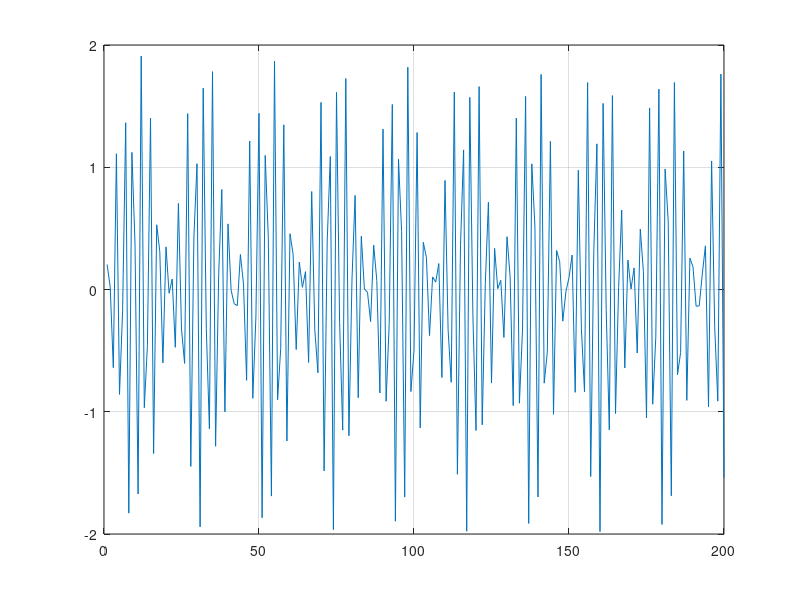
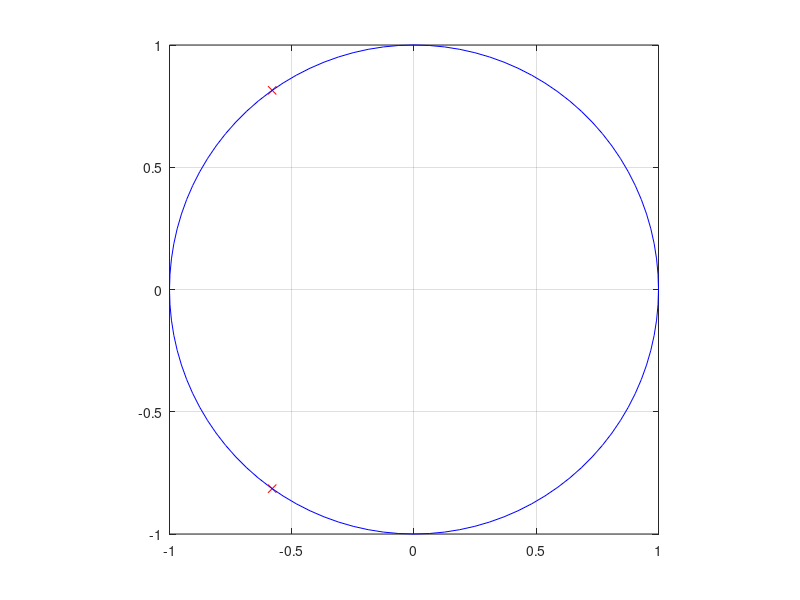

MATLAB code to generate these figures, in order: (Note: this script raises an error after producing the figures.)
clear all
close all
clc

F0 = 697;
FS = 2000;
LAMBDA = 0.98;

% Generate discrete-time signal x
n = 1/FS:1/FS:0.1;
x = sin(2*pi*697*n) + sin(2*pi*1209*n);
figure
plot(x)
grid on

% Plot pole diagram of the filter
omega0 = 2*pi*F0/FS;
figure
poles = [exp(j*omega0) exp(-j*omega0)];
plot(real(poles(1)), imag(poles(1)), 'xr');
hold on
plot(real(poles(2)), imag(poles(2)), 'xr');
plot(exp(j*(0:0.01:1)*2*pi), 'b')
axis square
grid on

% Filter signal
omega0 = 2*pi*F0/FS;
b = 1;
a = [1; -2*LAMBDA*cos(omega0); LAMBDA^2];
y1 = my_filter(x, b, a); 

% Plot the filtered signal
figure
plot(y1)
grid on

% Plot the magnitude of the DFT/DFS of the filtered signal
figure
Y1 = fft(y1);
plot((1:length(Y1))/length(Y1),abs(Y1))